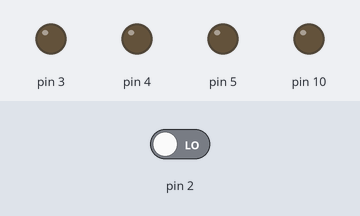
Simulated run of this sketch. Board: Arduino Uno, built with avr-gcc and run on an emulated ATmega328P. On the bench: output pins drawn as LEDs (lit = HIGH). The test bench sets the inputs (shaded band); at power-on: pin 2 LOW. What the sketch prints to the serial monitor is not drawn.

Above: at 1.2 s.
1.3 s: pin 2 driven HIGH
At 2.4 s:
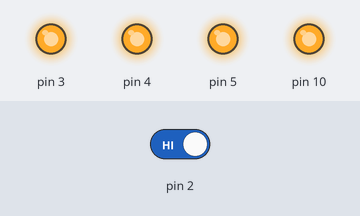
2.8 s: pin 2 driven LOW
At 3.6 s:
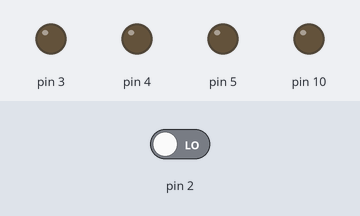
Timing chart, 0 to 5.8 s (numbered marks = the images above; inputs shaded):
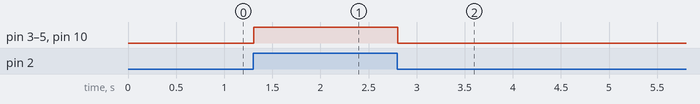

The sketch:

PushButton.ino
```cpp
void setup() {
  // put your setup code here, to run once:
  Serial.begin(9600);
  pinMode(2, INPUT);
  pinMode(10, OUTPUT);
  pinMode(3, OUTPUT);
  pinMode(4, OUTPUT);
  pinMode(5, OUTPUT);

}

void loop() {
  // put your main code here, to run repeatedly:
  int data = digitalRead(2);
  Serial.println(data);

  if (data == 1) {
    digitalWrite(10, HIGH);
    digitalWrite(3, HIGH);
    digitalWrite(4, HIGH);
    digitalWrite(5, HIGH);
  }
  if (data == 0) {
    digitalWrite(10, LOW);
    digitalWrite(3, LOW);
    digitalWrite(4, LOW);
    digitalWrite(5, LOW);
  }

}
```

Measured:
- after the input at 1.3 s, pin 3–5, pin 10: LOW → HIGH at once
- after the input at 2.8 s, pin 3–5, pin 10: HIGH → LOW at once
